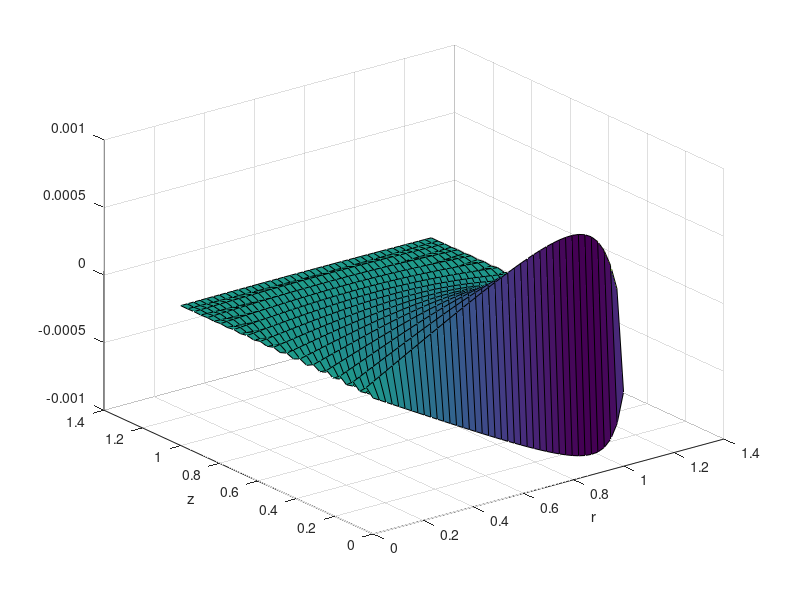

Write MATLAB code to recreate this figure.
%Discretized Laplacian Solution
% Problem Statement: 
% d^2v/dr^2 + 1/r dv/dr - v/r^2 + d^2v/dz^2 =0
% BC:
% V(0,Z)=V(1,Z)=0   0<=Z<=h
% V(r,h)=0          0<=r<=1
% V(r,0)=r          0<=r<=1

%Variables
Nr=40; %number of grid points in r
Nz=30; % number of grid points in z
dr=1/(Nr-1); %discretization of r and z
dz=1/(Nz-1);

%AU= d^2v/dr^2 + 1/r dv/dr - v/r^2
%UB= d^2v/dz^2 +F
% AU+UB=F

A=zeros(Nr);  
B=zeros(Nz);

%Construct A-Matrix using equations obtained for tridiagonal form
%A middle Diagonal
for i=1:Nr
    A(i,i)=-2-(1/i^2);
end
%A Upper Diagonal
for i= 2:Nr
    A(i-1,i)=1+(1/(2*(i-1)));           % no dr in there???
end
%A lower Diagonal
for i=1:Nr-1
    A(i+1,i)=1-(1/(2*(i+1)));           % same question
end
A=A/dr^2;

%Construct B-Matrix using constants obtained for tridiagonal form
%B middle Diagonal 
for j=1:Nz
    B(j,j)=-2;
end
%B Upper Diagonal
for j=2:Nz
    B(j-1,j)=-1;
end
%B Lower Diagonal
for j=1:Nz-1
    B(j+1,j)=-1;
end
B=B/(dz^2);

% AU+UB=F where F represents the boundary conditions in the first column.
F=zeros(Nr,Nz);
for k=1:Nr
    F(k,1) = k*dr;
end 
% Decompose A: A=PDP^1 thus
%   DV + VB = P^-1 F
% with V=P^-1 U
[Z,E]=eig(A);
H = transpose( inv(Z)*F );
%B=transpose(B);
 
% find V_transpose
V_t = zeros(Nz,Nr);
for i=1:Nr
    %V(:,i) = linsolve(B+(E(i,i)*eye(Nz)),H(:,i));
    V_t(:,i) = (B+(E(i,i)*eye(Nz)))\H(:,i)
end
% deduce U (U=PV)
U = Z*transpose(V_t);
% plot
intR = (1:Nr)*dr;
intZ = (1:Nz)*dz;
surf(intR,intZ,U')
xlabel('r')
ylabel('z')
